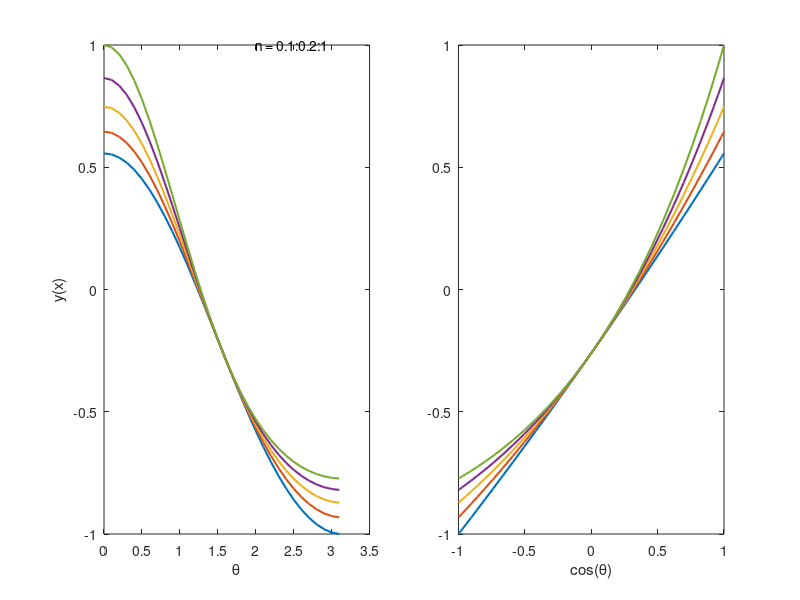

Here is the MATLAB script that generated this plot: (Note: this script raises an error after producing the figure.)
% LBY 20180105

% %{
% close all;
clear all;
theta =0:0.1:pi;
nn = 0.1:0.2:1;
x = cos(theta);
pc = 0;

for n = nn
    
    pc = pc+1;
    
    y(pc,:) = (exp(n.*x)-1)./n;
    %     y(pc,:) = (exp(2*n.*x)-1)./n;
    
end
% Normalize the range to [-1,1]
ma = max(y(:));mi = min(y(:));
y = y - (ma + mi)/2;
y = 2*y/(ma - mi);

figure;
set(gcf,'pos',[200 200 1500 700]);
subplot(1,2,1);
plot(theta,y,'linewidth',1.5);
xlabel('\theta');
ylabel('y(x)');
text(2,1,['n = 0.1:0.2:1']);
subplot(1,2,2);
plot(cos(theta),y,'linewidth',1.5);
xlabel('cos(\theta)');

% suptitle('Spatial tuning');
SetFigure(25);
%}

% %{

clear all;
theta =0:0.1:pi;
oo = -2:0.2:2;
x = cos(theta);
pc = 0;

for o = oo
    
    pc = pc+1;
    y(pc,:) = o+(1-abs(o)).*x;
    
    
end

figure;
set(gcf,'pos',[200 200 1200 500]);
subplot(1,2,1);
plot(theta,y,'linewidth',1.5);
xlabel('\theta');
ylabel('y(x)');
text(2,1,['o = -1:0.2:1']);
subplot(1,2,2);
plot(cos(theta),y,'linewidth',1.5);
xlabel('cos(\theta)');

% suptitle('Spatial tuning');
SetFigure(25);

%}